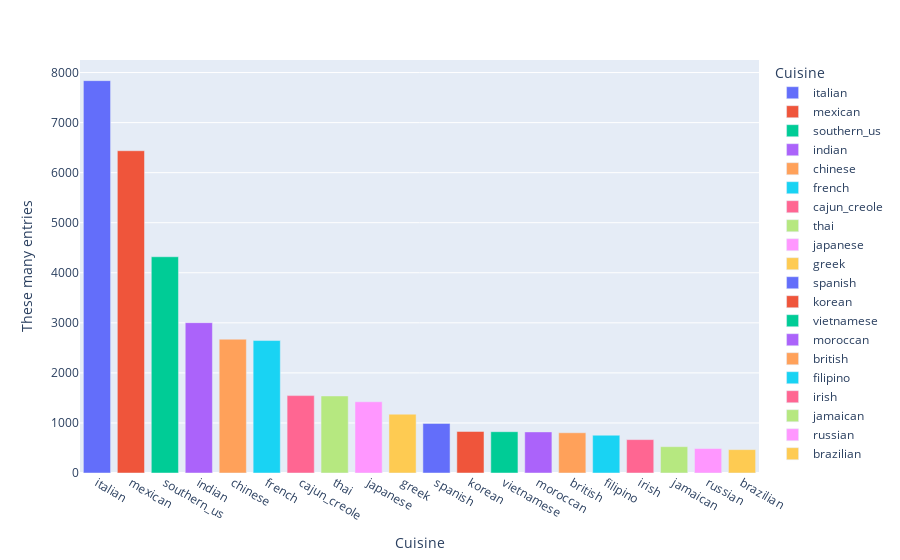

Notebook code cell kept with this figure:
### Code cell
# bar plot for count of entries for each cuisine
x = recipe['cuisine'].value_counts().index
y = recipe['cuisine'].value_counts().values

df = pd.DataFrame({
    'Cuisine':x,
    'These many entries':y
})
#fig = sns.countplot(recipe['cuisine'])
fig = px.bar(df,
             x='Cuisine',
             y='These many entries',
             color='Cuisine')
fig.show()

### Figure 1 — Plotly figure (JSON) as saved in the notebook; plotly's stock layout.template omitted (floating-point values rounded to 4 significant figures)
{"data": [{"alignmentgroup": "True", "hovertemplate": "Cuisine=%{x}<br>These many entries=%{y}<extra></extra>", "legendgroup": "italian", "marker": {"color": "#636efa", "pattern": {"shape": ""}}, "name": "italian", "offsetgroup": "italian", "orientation": "v", "showlegend": true, "textposition": "auto", "x": ["italian"], "xaxis": "x", "y": [7838], "yaxis": "y", "type": "bar"}, {"alignmentgroup": "True", "hovertemplate": "Cuisine=%{x}<br>These many entries=%{y}<extra></extra>", "legendgroup": "mexican", "marker": {"color": "#EF553B", "pattern": {"shape": ""}}, "name": "mexican", "offsetgroup": "mexican", "orientation": "v", "showlegend": true, "textposition": "auto", "x": ["mexican"], "xaxis": "x", "y": [6438], "yaxis": "y", "type": "bar"}, {"alignmentgroup": "True", "hovertemplate": "Cuisine=%{x}<br>These many entries=%{y}<extra></extra>", "legendgroup": "southern_us", "marker": {"color": "#00cc96", "pattern": {"shape": ""}}, "name": "southern_us", "offsetgroup": "southern_us", "orientation": "v", "showlegend": true, "textposition": "auto", "x": ["southern_us"], "xaxis": "x", "y": [4320], "yaxis": "y", "type": "bar"}, {"alignmentgroup": "True", "hovertemplate": "Cuisine=%{x}<br>These many entries=%{y}<extra></extra>", "legendgroup": "indian", "marker": {"color": "#ab63fa", "pattern": {"shape": ""}}, "name": "indian", "offsetgroup": "indian", "orientation": "v", "showlegend": true, "textposition": "auto", "x": ["indian"], "xaxis": "x", "y": [3003], "yaxis": "y", "type": "bar"}, {"alignmentgroup": "True", "hovertemplate": "Cuisine=%{x}<br>These many entries=%{y}<extra></extra>", "legendgroup": "chinese", "marker": {"color": "#FFA15A", "pattern": {"shape": ""}}, "name": "chinese", "offsetgroup": "chinese", "orientation": "v", "showlegend": true, "textposition": "auto", "x": ["chinese"], "xaxis": "x", "y": [2673], "yaxis": "y", "type": "bar"}, {"alignmentgroup": "True", "hovertemplate": "Cuisine=%{x}<br>These many entries=%{y}<extra></extra>", "legendgroup": "french", "marker": {"color": "#19d3f3", "pattern": {"shape": ""}}, "name": "french", "offsetgroup": "french", "orientation": "v", "showlegend": true, "textposition": "auto", "x": ["french"], "xaxis": "x", "y": [2646], "yaxis": "y", "type": "bar"}, {"alignmentgroup": "True", "hovertemplate": "Cuisine=%{x}<br>These many entries=%{y}<extra></extra>", "legendgroup": "cajun_creole", "marker": {"color": "#FF6692", "pattern": {"shape": ""}}, "name": "cajun_creole", "offsetgroup": "cajun_creole", "orientation": "v", "showlegend": true, "textposition": "auto", "x": ["cajun_creole"], "xaxis": "x", "y": [1546], "yaxis": "y", "type": "bar"}, {"alignmentgroup": "True", "hovertemplate": "Cuisine=%{x}<br>These many entries=%{y}<extra></extra>", "legendgroup": "thai", "marker": {"color": "#B6E880", "pattern": {"shape": ""}}, "name": "thai", "offsetgroup": "thai", "orientation": "v", "showlegend": true, "textposition": "auto", "x": ["thai"], "xaxis": "x", "y": [1539], "yaxis": "y", "type": "bar"}, {"alignmentgroup": "True", "hovertemplate": "Cuisine=%{x}<br>These many entries=%{y}<extra></extra>", "legendgroup": "japanese", "marker": {"color": "#FF97FF", "pattern": {"shape": ""}}, "name": "japanese", "offsetgroup": "japanese", "orientation": "v", "showlegend": true, "textposition": "auto", "x": ["japanese"], "xaxis": "x", "y": [1423], "yaxis": "y", "type": "bar"}, {"alignmentgroup": "True", "hovertemplate": "Cuisine=%{x}<br>These many entries=%{y}<extra></extra>", "legendgroup": "greek", "marker": {"color": "#FECB52", "pattern": {"shape": ""}}, "name": "greek", "offsetgroup": "greek", "orientation": "v", "showlegend": true, "textposition": "auto", "x": ["greek"], "xaxis": "x", "y": [1175], "yaxis": "y", "type": "bar"}, {"alignmentgroup": "True", "hovertemplate": "Cuisine=%{x}<br>These many entries=%{y}<extra></extra>", "legendgroup": "spanish", "marker": {"color": "#636efa", "pattern": {"shape": ""}}, "name": "spanish", "offsetgroup": "spanish", "orientation": "v", "showlegend": true, "textposition": "auto", "x": ["spanish"], "xaxis": "x", "y": [989], "yaxis": "y", "type": "bar"}, {"alignmentgroup": "True", "hovertemplate": "Cuisine=%{x}<br>These many entries=%{y}<extra></extra>", "legendgroup": "korean", "marker": {"color": "#EF553B", "pattern": {"shape": ""}}, "name": "korean", "offsetgroup": "korean", "orientation": "v", "showlegend": true, "textposition": "auto", "x": ["korean"], "xaxis": "x", "y": [830], "yaxis": "y", "type": "bar"}, {"alignmentgroup": "True", "hovertemplate": "Cuisine=%{x}<br>These many entries=%{y}<extra></extra>", "legendgroup": "vietnamese", "marker": {"color": "#00cc96", "pattern": {"shape": ""}}, "name": "vietnamese", "offsetgroup": "vietnamese", "orientation": "v", "showlegend": true, "textposition": "auto", "x": ["vietnamese"], "xaxis": "x", "y": [825], "yaxis": "y", "type": "bar"}, {"alignmentgroup": "True", "hovertemplate": "Cuisine=%{x}<br>These many entries=%{y}<extra></extra>", "legendgroup": "moroccan", "marker": {"color": "#ab63fa", "pattern": {"shape": ""}}, "name": "moroccan", "offsetgroup": "moroccan", "orientation": "v", "showlegend": true, "textposition": "auto", "x": ["moroccan"], "xaxis": "x", "y": [821], "yaxis": "y", "type": "bar"}, {"alignmentgroup": "True", "hovertemplate": "Cuisine=%{x}<br>These many entries=%{y}<extra></extra>", "legendgroup": "british", "marker": {"color": "#FFA15A", "pattern": {"shape": ""}}, "name": "british", "offsetgroup": "british", "orientation": "v", "showlegend": true, "textposition": "auto", "x": ["british"], "xaxis": "x", "y": [804], "yaxis": "y", "type": "bar"}, {"alignmentgroup": "True", "hovertemplate": "Cuisine=%{x}<br>These many entries=%{y}<extra></extra>", "legendgroup": "filipino", "marker": {"color": "#19d3f3", "pattern": {"shape": ""}}, "name": "filipino", "offsetgroup": "filipino", "orientation": "v", "showlegend": true, "textposition": "auto", "x": ["filipino"], "xaxis": "x", "y": [755], "yaxis": "y", "type": "bar"}, {"alignmentgroup": "True", "hovertemplate": "Cuisine=%{x}<br>These many entries=%{y}<extra></extra>", "legendgroup": "irish", "marker": {"color": "#FF6692", "pattern": {"shape": ""}}, "name": "irish", "offsetgroup": "irish", "orientation": "v", "showlegend": true, "textposition": "auto", "x": ["irish"], "xaxis": "x", "y": [667], "yaxis": "y", "type": "bar"}, {"alignmentgroup": "True", "hovertemplate": "Cuisine=%{x}<br>These many entries=%{y}<extra></extra>", "legendgroup": "jamaican", "marker": {"color": "#B6E880", "pattern": {"shape": ""}}, "name": "jamaican", "offsetgroup": "jamaican", "orientation": "v", "showlegend": true, "textposition": "auto", "x": ["jamaican"], "xaxis": "x", "y": [526], "yaxis": "y", "type": "bar"}, {"alignmentgroup": "True", "hovertemplate": "Cuisine=%{x}<br>These many entries=%{y}<extra></extra>", "legendgroup": "russian", "marker": {"color": "#FF97FF", "pattern": {"shape": ""}}, "name": "russian", "offsetgroup": "russian", "orientation": "v", "showlegend": true, "textposition": "auto", "x": ["russian"], "xaxis": "x", "y": [489], "yaxis": "y", "type": "bar"}, {"alignmentgroup": "True", "hovertemplate": "Cuisine=%{x}<br>These many entries=%{y}<extra></extra>", "legendgroup": "brazilian", "marker": {"color": "#FECB52", "pattern": {"shape": ""}}, "name": "brazilian", "offsetgroup": "brazilian", "orientation": "v", "showlegend": true, "textposition": "auto", "x": ["brazilian"], "xaxis": "x", "y": [467], "yaxis": "y", "type": "bar"}], "layout": {"xaxis": {"anchor": "y", "domain": [0, 1], "title": {"text": "Cuisine"}, "categoryorder": "array", "categoryarray": ["italian", "mexican", "southern_us", "indian", "chinese", "french", "cajun_creole", "thai", "japanese", "greek", "spanish", "korean", "vietnamese", "moroccan", "british", "filipino", "irish", "jamaican", "russian", "brazilian"]}, "yaxis": {"anchor": "x", "domain": [0, 1], "title": {"text": "These many entries"}}, "legend": {"title": {"text": "Cuisine"}, "tracegroupgap": 0}, "margin": {"t": 60}, "barmode": "relative"}}
